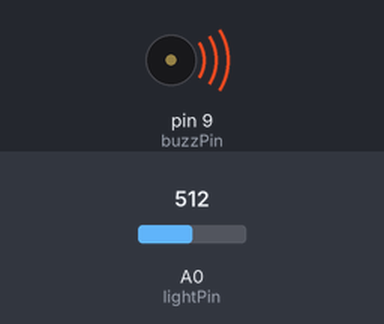
Recording of a sketch running on a simulated Arduino Uno, built with avr-gcc and run on an emulated ATmega328P. Shown: buzzer (waves = sounding). The inputs (shaded band) are chosen by the test bench; at power-on: A0 (lightPin) = 512. What the sketch prints to the serial monitor is not drawn.

Above: at 0.1 s.
Timing chart, 0 to 1.6 s (numbered marks = the images above):
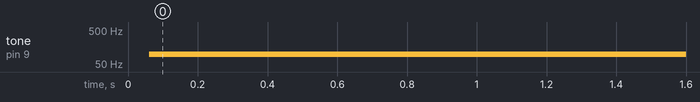

The sketch:

Tutorial26_Code.ino
```cpp
// More Fun with Photo Resistors

int lightPin = A0;
int buzzPin = 9;
int lightVal;
int delayT;

void setup() {
  // put your setup code here, to run once:
  pinMode(buzzPin, OUTPUT);
  pinMode(lightPin, INPUT);
  Serial.begin(9600);
}

void loop() {
  // put your main code here, to run repeatedly:
  lightVal = analogRead(lightPin);
  Serial.println(lightVal);
  // line equation for delay time of the buzzer
  delayT = ((9./800.)*lightVal) - (900./800.) + 1.; // get slope first and use point slope form

  digitalWrite(buzzPin, HIGH);
  delay(delayT);
  digitalWrite(buzzPin, LOW);
  delay(delayT);

}
```

Measured:
- by itself, tone on pin 9 (buzzPin): silent → 97 Hz at 0.06 s
